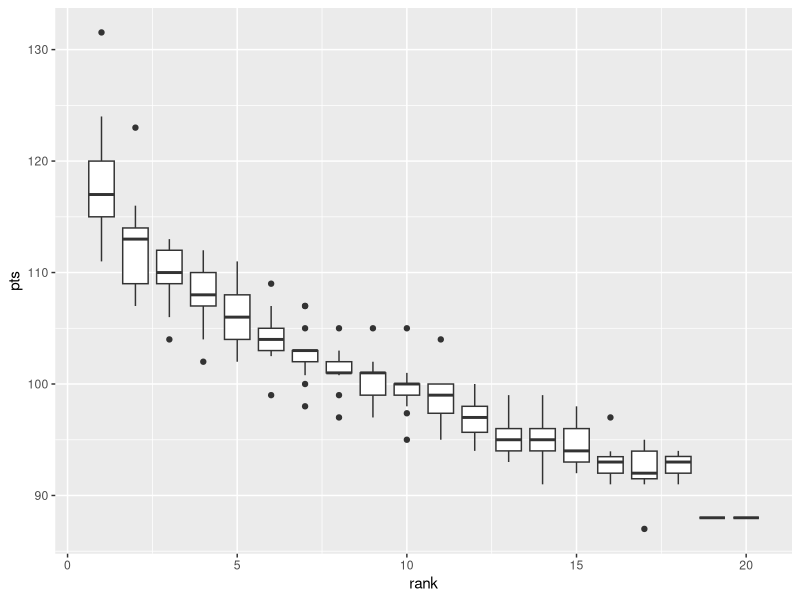
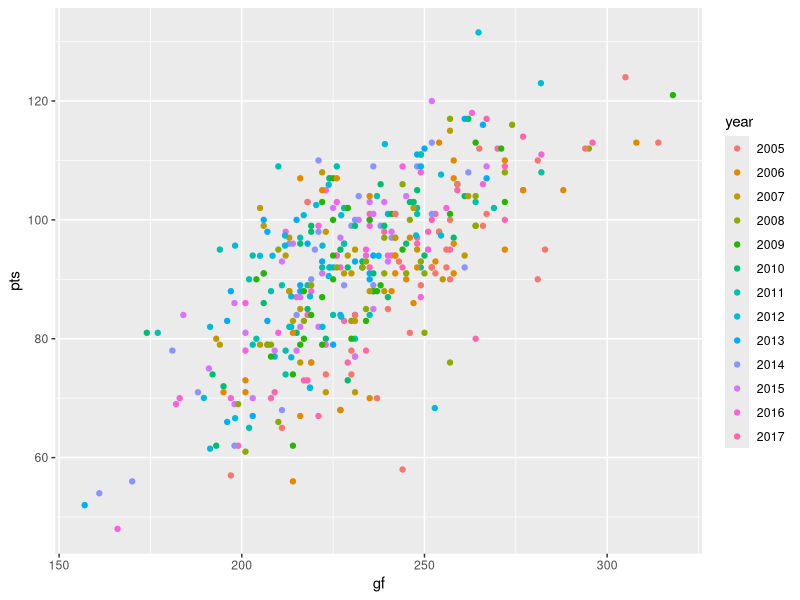
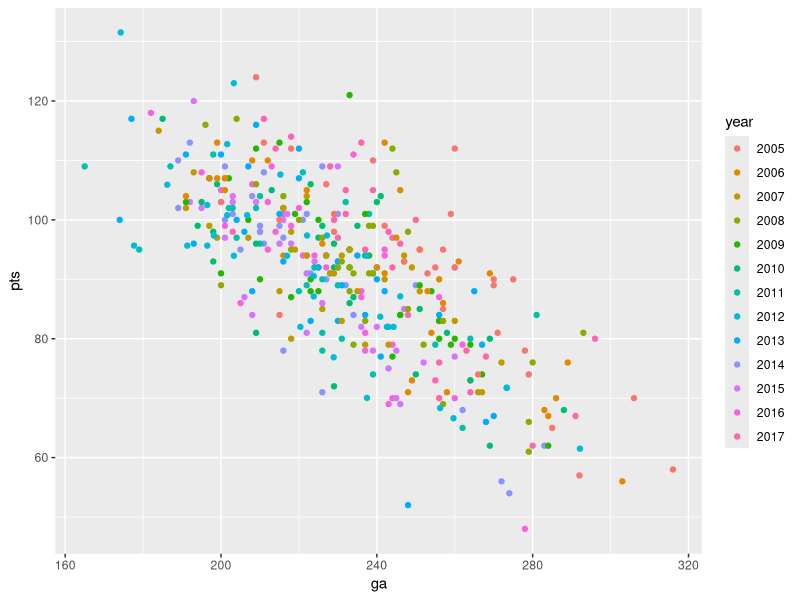
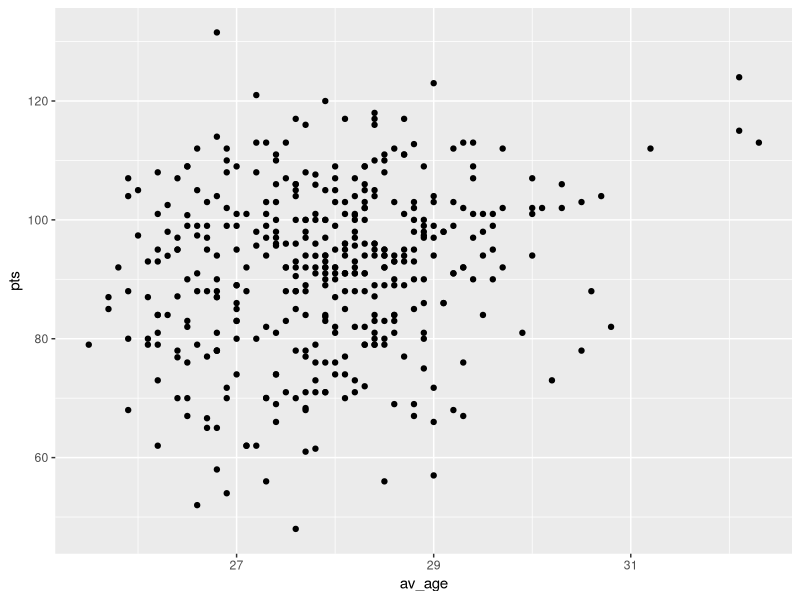

Reproduce these figures in R, in order.
library(readxl)
library(tidyverse)
library(caret)

raw_data <- read_xlsx("raw-data.xlsx")

head(raw_data)


raw_data_2010 <- raw_data %>% filter(gp < 82) %>% mutate(pts = pts*82/gp,w = w*82/gp, l = l*82/gp, 
                                                    ga = ga*82/gp,gf = gf*82/gp, sow = sow*82/gp,
                                                    sol = sol*82/gp, evgf = evgf*82/gp, evga = evga*82/gp,
                                                    pp = pp*82/gp, ppo = ppo*82/gp, ppoa = ppoa*82/gp,
                                                    ppa = ppa*82/gp,sh = sh*82/gp, sha = sha*82/gp,
                                                    shots = shots*82/gp, shots_against = shots_against*82/gp)    
raw_data_not_2010 <- raw_data %>% filter(gp == 82)
adjusted_data <- rbind(raw_data_not_2010,raw_data_2010)
adjusted_data <- adjusted_data %>% mutate(year = as.character(year), rank = as.integer(rank))
head(adjusted_data)

adjusted_data %>% filter(playoff == T) %>% ggplot(aes(x = rank,y = pts)) + geom_boxplot(aes(group = rank))

adjusted_data %>% ggplot(aes(y = pts, x = gf)) + geom_point(aes(color = year))
adjusted_data %>% ggplot(aes(y = pts, x = ga)) + geom_point(aes(color = year))
adjusted_data %>% ggplot(aes(y = pts, x = av_age)) + geom_point()


